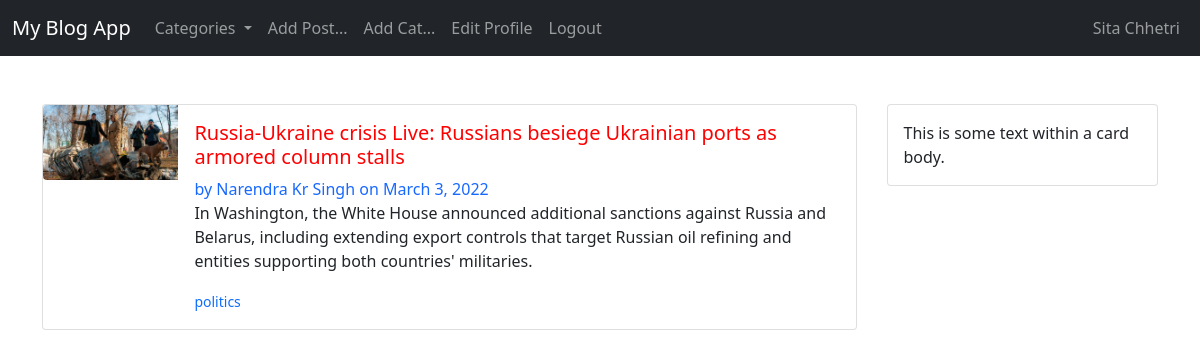
The page / (signed in) on the database its author committed.
### blog_app/models.py (models this page shows, shortened)
class Post(models.Model):
    title = models.CharField(max_length=255)
    header_image = models.ImageField(null=True,blank=True,upload_to="images/")
    title_tag = models.CharField(max_length=255)
    author = models.ForeignKey(User, on_delete=models.CASCADE)
    body = RichTextField(blank=True, null=True)
    post_date = models.DateField(auto_now_add=True)
    category = models.CharField(max_length=255, default='uncategorized')
    snippet = models.CharField(max_length=255)
    likes = models.ManyToManyField(User, related_name='blog_posts')

### blog_app/views.py (the view)
# urls.py: path('', HomeView.as_view(), name='home'),
class HomeView(ListView):
    model = Post
    template_name = 'home.html'
    ordering = ['-post_date']
    def get_context_data(self, *args, **kwargs):
        cat_menu = Category.objects.all()
        context = super(HomeView, self).get_context_data(*args, **kwargs)
        context["cat_menu"] = cat_menu
        return context

### blog_app/models.py (called while the page is built)
    def __str__(self):
        return self.name

### blog_app/templates/home.html (shortened to what this page needs)
{% extends 'base.html' %}
{% block content %}
<div class="home-blog-post-container">
<div class="">
    {% for post in object_list %}
    <div class="card mb-3" style="max-width: 900px;">
        <div class="row g-0">
          <div class="col-md-2">
            {% if post.header_image %}
            <img src="{{ post.header_image.url }}" class="img-fluid rounded-start" alt="...">
            {% endif %}
          </div>
          <div class="col-md-10">
            <div class="card-body">
              <h5 class="card-title">
                  <a class="title-home-link" href="{% url 'article_detail' post.pk %}">
                   {{ post.title }}</a>
              </h5>
              <span style="color: rgba(0, 89, 255, 0.911);">by {{ post.author.first_name }} {{ post.author.last_name}}
                  on {{ post.post_date }}
              </span>
              <p class="card-text">{{ post.snippet }}</p>
              <p class="card-text"><small class="text-muted">
                <a class="home-edit-link" href="{% url 'category' post.category|slugify %}">
                    {{ post.category }}</a>
              </small></p>
            </div>
          </div>
        </div>
      </div>
    {% endfor %}
</div>
<div class="">
    <div class="card">
        <div class="card-body">
          This is some text within a card body.
        </div>
      </div>
</div>
</div>
{% endblock %}

### blog_app/templates/base.html (shortened to what this page needs)
<!doctype html>
<html lang="en">
  <head>
    <link href="https://cdn.jsdelivr.net/npm/bootstrap@5.1.3/dist/css/bootstrap.min.css" rel="stylesheet">
  </head>
  <body>
    <nav class="navbar navbar-expand-lg navbar-dark bg-dark mb-5">
        <div class="container-fluid">
          <a class="navbar-brand" href="{% url 'home' %}">My Blog App</a>
          <div class="collapse navbar-collapse" id="navbarSupportedContent">
            <ul class="navbar-nav me-auto mb-2 mb-lg-0">
              {% if cat_menu %}
              <li class="nav-item dropdown">
                <a class="nav-link dropdown-toggle" href="#" id="navbarDropdown" role="button" data-bs-toggle="dropdown" aria-expanded="false">
                  Categories
                </a>
              </li>
              {% endif %}
              {% if user.is_authenticated %}
              <li class="nav-item">
                <a class="nav-link" href="{% url 'add_post' %}">Add Post...</a>
              </li>
              <li class="nav-item">
                <a class="nav-link" href="{% url 'add_category' %}">Add Cat...</a>
              </li>
              <li class="nav-item">
                <a class="nav-link" href="{% url 'edit_profile' %}">Edit Profile</a>
              </li>
              <li class="nav-item">
                <a class="nav-link" href="{% url 'logout' %}">Logout</a>
              </li>
              {% endif %}
            </ul>
            <ul class="navbar-nav ml-auto mb-2 mb-lg-0">
              <li class="nav-item">
                <a class="nav-link" href="{% url 'login' %}">
                  {{ user.first_name }}
                  {{ user.last_name }}
                </a>
              </li>
            </ul>
          </div>
        </div>
      </nav>
<div class="container">
    {% block content %}{% endblock %}
</div>
  </body>
</html>

### blog_app/templates/base.html (style rules this page uses)
.home-blog-post-container { display: grid; grid-template-columns: 9fr 3fr; grid-column-gap: 30px; }
.title-home-link { color: red; text-decoration: none; }
.home-edit-link { text-decoration: none; }

### rows shown on the page
Post: header_image (picture), title "Russia-Ukraine crisis Live: Russians besiege Ukrainian ports as armored column stalls", author.first_name "Narendra", author.last_name "Kr Singh", post_date "March 3, 2022", snippet "In Washington, the White House announced additional sanctions against Russia and Belarus, including extending export controls that target Russian oil refining and entities supporting both countries' militaries.", category "politics"

### other values the page prints
{{ user.first_name }} "Sita"
{{ user.last_name }} "Chhetri"
